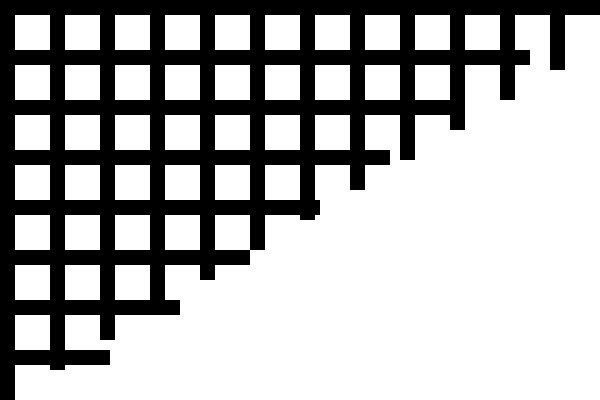
Frame 1 (no input)
Frame 60 (the mouse pressed at the canvas centre just before this capture): identical to frame 1, image omitted
Frame 120 (the mouse held since frame 60 and released just before this capture): identical to frame 1, image omitted

The Processing sketch that drew this single still picture (run headless with seeded random() and noise(); from frame 60 on, the mouse is pressed at the canvas centre):

// Processing sketch: processing_10596
// ── processing_10596.pde

void setup ()
{
   
  size (600, 400);
  background (255);
  
  //fill(i);
  noStroke();
  smooth(); 
    fill(0);
  
}

void draw ()
{
pushMatrix();
  for ( int i = 0 ; i <50; i++ )
  {  
 rect(0,0,15,height-i*30);
 translate(50,0); 
  }
   popMatrix();
  
   
 pushMatrix();
  for ( int k = 0 ; k <30; k++ )
  {  
   
 rect(0,0,width-k*70,15);
translate(0,50); 
  }
  popMatrix();
}
